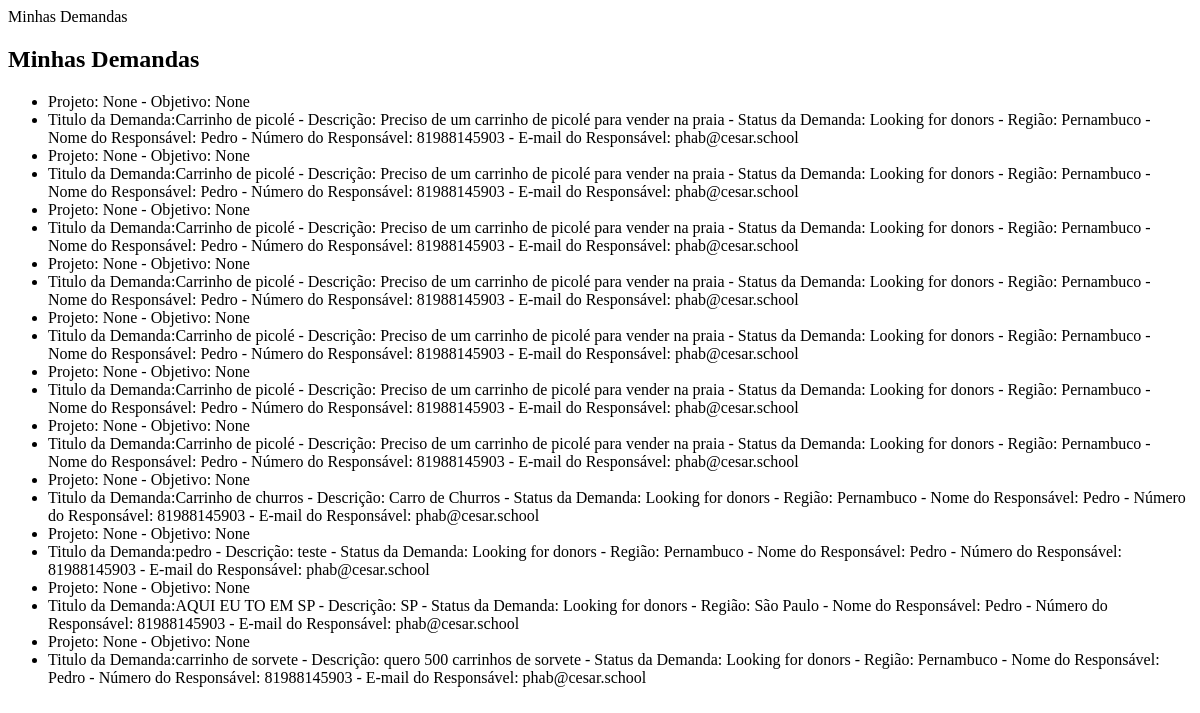
/mydemands/ (signed in), run on an earlier commit of the app's database.
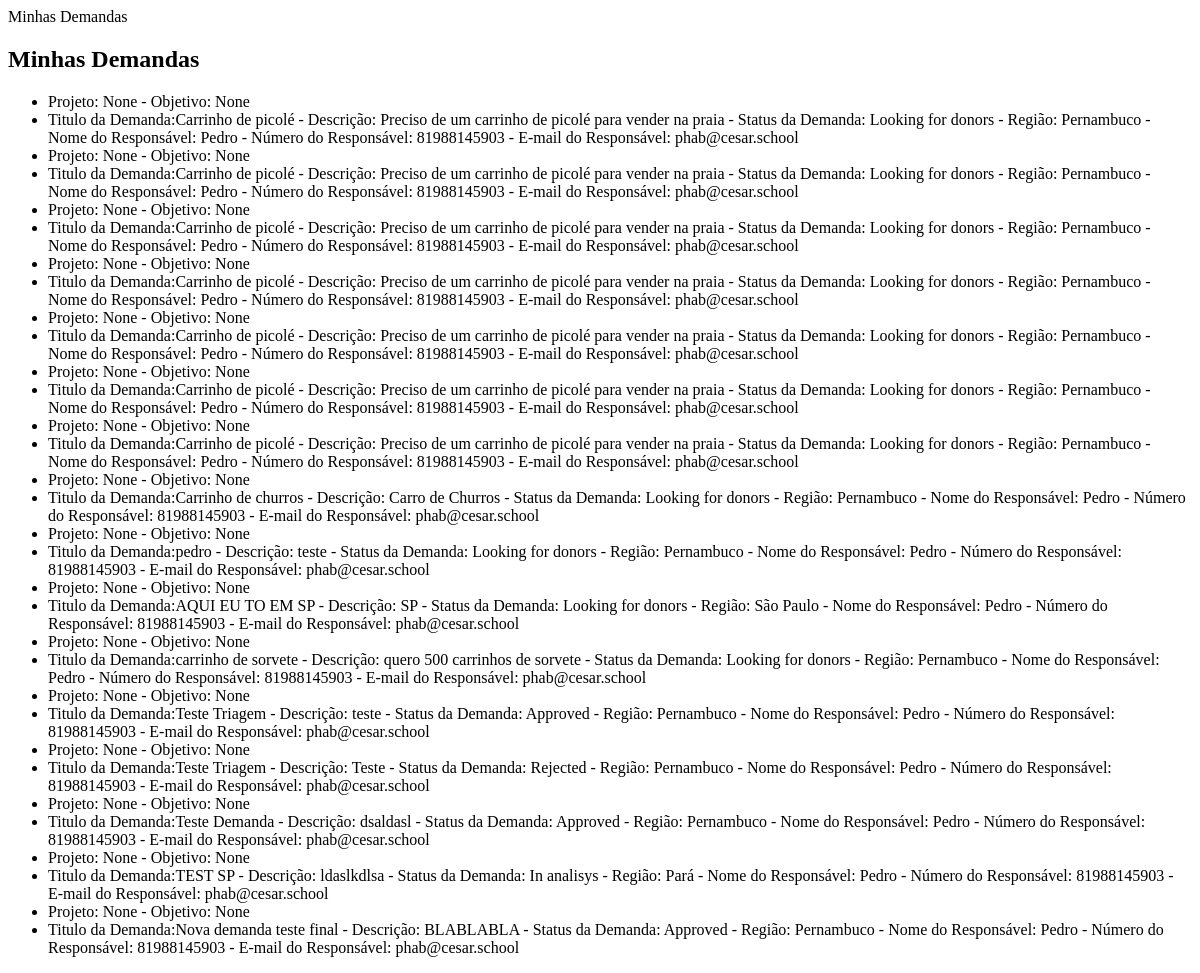
And on a later commit of the database.
### fullapp/models.py (models this page shows, shortened)
class Demand(models.Model):
    user = models.ForeignKey(User, on_delete=models.CASCADE, null=True, blank=True)
    title = models.CharField(max_length=255, null=True, blank=True)
    description = models.CharField(max_length=255, null=True, blank=True)
    status = models.CharField(choices=get_choices(StatusEnum), default=StatusEnum.IN_ANALISYS, max_length=255, null=True, blank=True)
    region = models.CharField(choices=get_choices(RegionEnum), default=RegionEnum.PERNAMBUCO, max_length=255, null=True, blank=True)
    user = models.ForeignKey(User, on_delete=models.CASCADE, null=True, blank=True)

class User(AbstractUser):
    ADMIN = 1
    AMBASSADOR = 2
    USER = 3
    ROLE_CHOICES = (
        (ADMIN, 'Admin'),
        (AMBASSADOR, 'Ambassador'),
        (USER, 'User'),
    )
    role = models.PositiveSmallIntegerField(choices=ROLE_CHOICES, default=USER)
    name = models.CharField(max_length=255, null=True, blank=True)
    phone = models.CharField(max_length=255, null=True, blank=True)
    email = models.CharField(max_length=255, null=True, blank=True)
    password = models.CharField(max_length=255, null=True, blank=True)
    project = models.CharField(max_length=50, null=True, blank=True)
    objective = models.CharField(max_length=255, null=True, blank=True)
    region = models.CharField(choices=get_choices(RegionEnum), default=RegionEnum.PERNAMBUCO, max_length=255, null=True, blank=True)

### fullapp/views.py (the view)
# urls.py: path('mydemands/', my_demands, name='my-demands'),
@login_required
def my_demands(request):
  current_user = request.user
  if current_user.role == 3:
    if request.user.is_authenticated:
        user_demands = Demand.objects.filter(user=request.user)
        return render(request, 'usuario/my_demands.html', {'user_demands': user_demands})
    else:
        return render(request, 'usuario/my_demands.html', {'user_demands': None})
  else:
    return redirect('home')

### fullapp/templates/usuario/my_demands.html (shortened to what this page needs)
{% block content %}
    <h2>Minhas Demandas</h2>
    {% if user_demands %}
        <ul>
            {% for demand in user_demands %}
            <li> Projeto: {{ user.project }} - Objetivo: {{ user.objective }} </li>
            <li>Titulo da Demanda:{{ demand.title }} - Descrição: {{ demand.description }} - Status da Demanda: {{ demand.status }} - Região: {{ demand.region }} - Nome do Responsável: {{ user.name }} - Número do Responsável: {{ user.phone }} - E-mail do Responsável: {{user.email}}</li>
            {% endfor %}
        </ul>
    {% else %}
        <p>Você não tem nenhuma demanda no momento.</p>
    {% endif %}
{% endblock %}

What changed in the data, as far as the page shows it:
added Demand: {{ user.project }} "None", {{ user.objective }} "None", title "Teste Triagem", description "teste", status "Approved", region "Pernambuco", {{ user.name }} "Pedro", {{ user.phone }} "81988145903", {{ user.email }} "phab@cesar.school"
added Demand: {{ user.project }} "None", {{ user.objective }} "None", title "Teste Triagem", description "Teste", status "Rejected", region "Pernambuco", {{ user.name }} "Pedro", {{ user.phone }} "81988145903", {{ user.email }} "phab@cesar.school"
added Demand: {{ user.project }} "None", {{ user.objective }} "None", title "Teste Demanda", description "dsaldasl", status "Approved", region "Pernambuco", {{ user.name }} "Pedro", {{ user.phone }} "81988145903", {{ user.email }} "phab@cesar.school"
added Demand: {{ user.project }} "None", {{ user.objective }} "None", title "TEST SP", description "ldaslkdlsa", status "In analisys", region "Pará", {{ user.name }} "Pedro", {{ user.phone }} "81988145903", {{ user.email }} "phab@cesar.school"
added Demand: {{ user.project }} "None", {{ user.objective }} "None", title "Nova demanda teste final", description "BLABLABLA", status "Approved", region "Pernambuco", {{ user.name }} "Pedro", {{ user.phone }} "81988145903", {{ user.email }} "phab@cesar.school"
